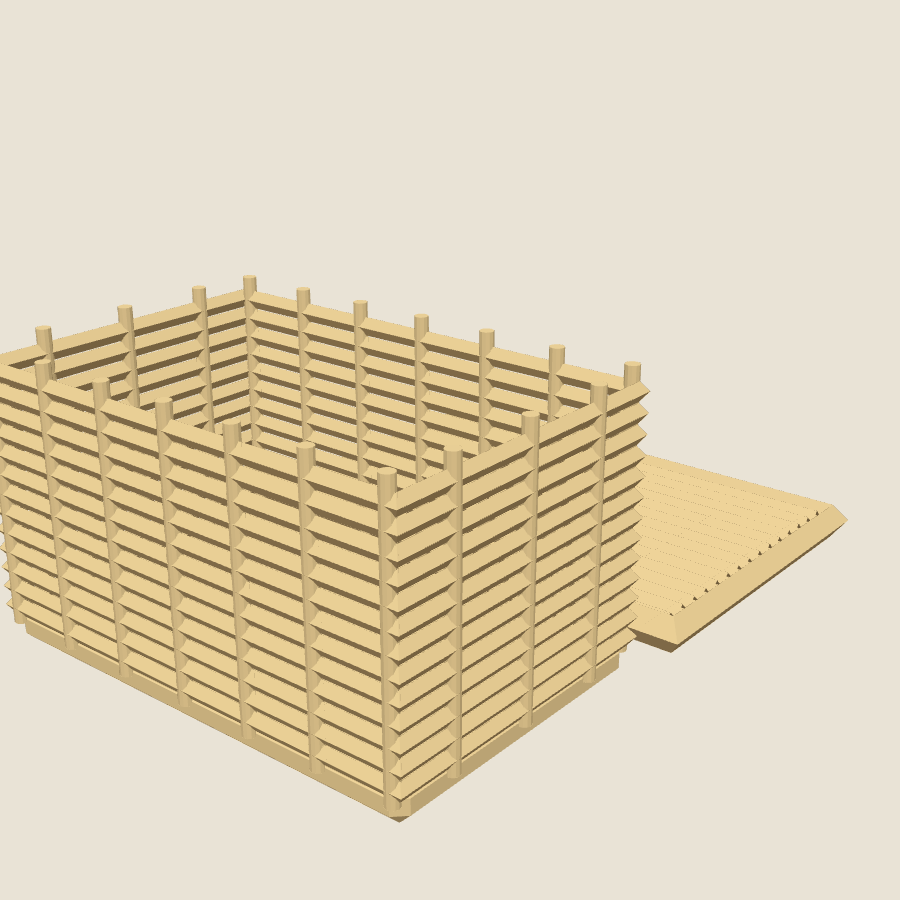
#> input picture tools/model-challenge/current/BA-0023.png, 900 x 900 px, given in place of turnaround.png, which was not available
$ python split.py current
#> lines starting #> are read from the running program, lines starting #| are printed output that depends on the picture; after the words box and inside, x2 and y2 are one past the last pixel; in counts of white or black regions, pixels touching at a corner belong together; pictures that were not available may be replaced by others from this repository, and a replacement may not be noted
"""Split a Midjourney turnaround sheet into its views by finding the objects, not by cutting the sheet into thirds.

usage: python split.py mj/<name>      (reads turnaround.png, writes view_front.png, view_side.png, view_back.png)

Midjourney rarely spaces the views evenly, so fixed thirds cut objects in half and leave slivers of the
neighbours. Here the foreground (pixels on an edge, since the backdrop is a smooth gradient) is projected onto the x axis, the
sheet is cut at the emptiest column near each third (bases and shadows often touch at the ground), and each
part is trimmed to its object. Left to right they become front, side and back (the order the prompt asks for). Each crop keeps the full sheet height plus a margin,
so every view shares the same vertical scale and ground line.
"""
import sys, os
import numpy as np
from PIL import Image
from scipy import ndimage


def split(d, n=3):
#> called with d = 'current', n = 3
    im = Image.open(os.path.join(d, 'turnaround.png')).convert('RGB')
#> im is the input picture: PIL image 900x900 RGB; mean R, G, B 223.5, 211.1, 184.7
    a = np.asarray(im).astype(float) / 255
    g = ndimage.gaussian_filter(a.mean(-1), 1.5)              # the backdrop is a soft gradient, so look for edges
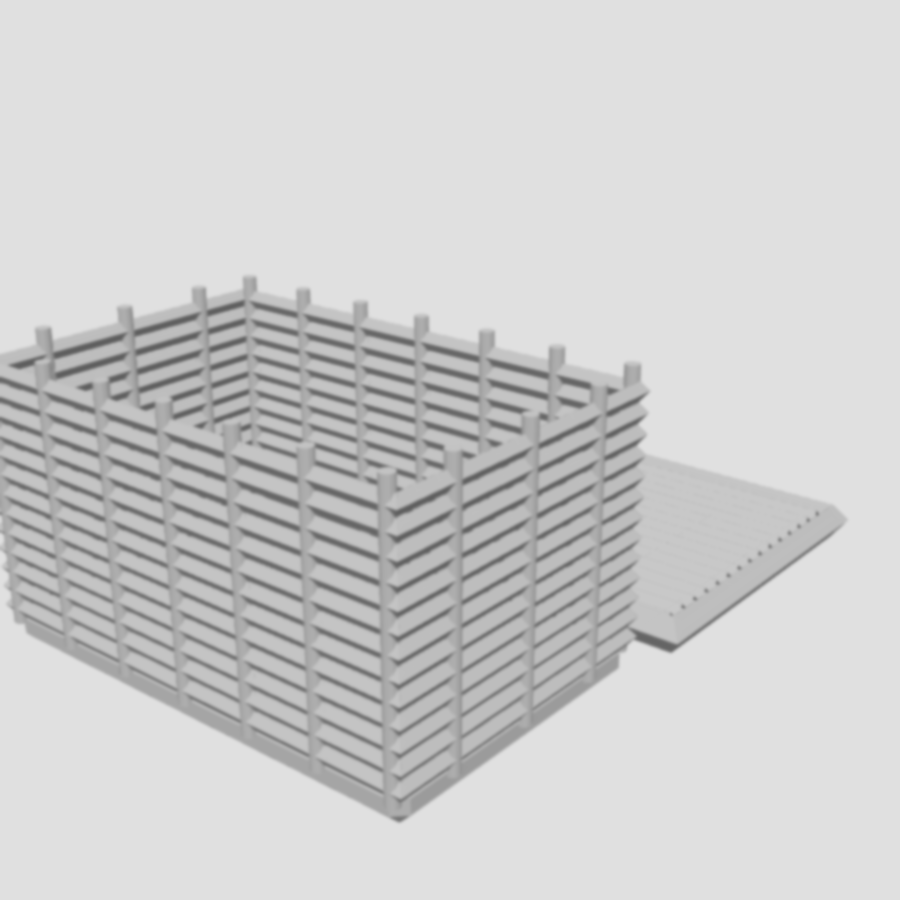
#> g: shape (900, 900) float64; min 0.371, max 0.881, mean 0.81
    e = np.hypot(ndimage.sobel(g, 0), ndimage.sobel(g, 1))    # (texture and outlines), not for a colour difference
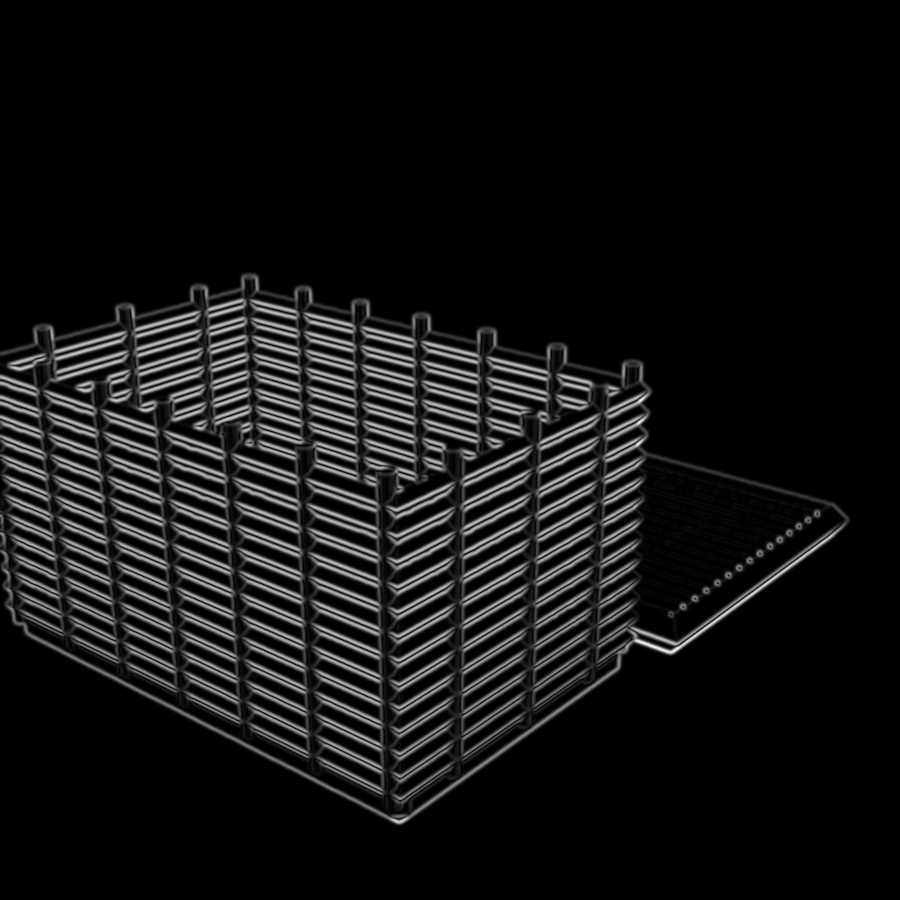
#> e: shape (900, 900) float64; min 0, max 0.957, mean 0.0755
    fg = e > 0.15
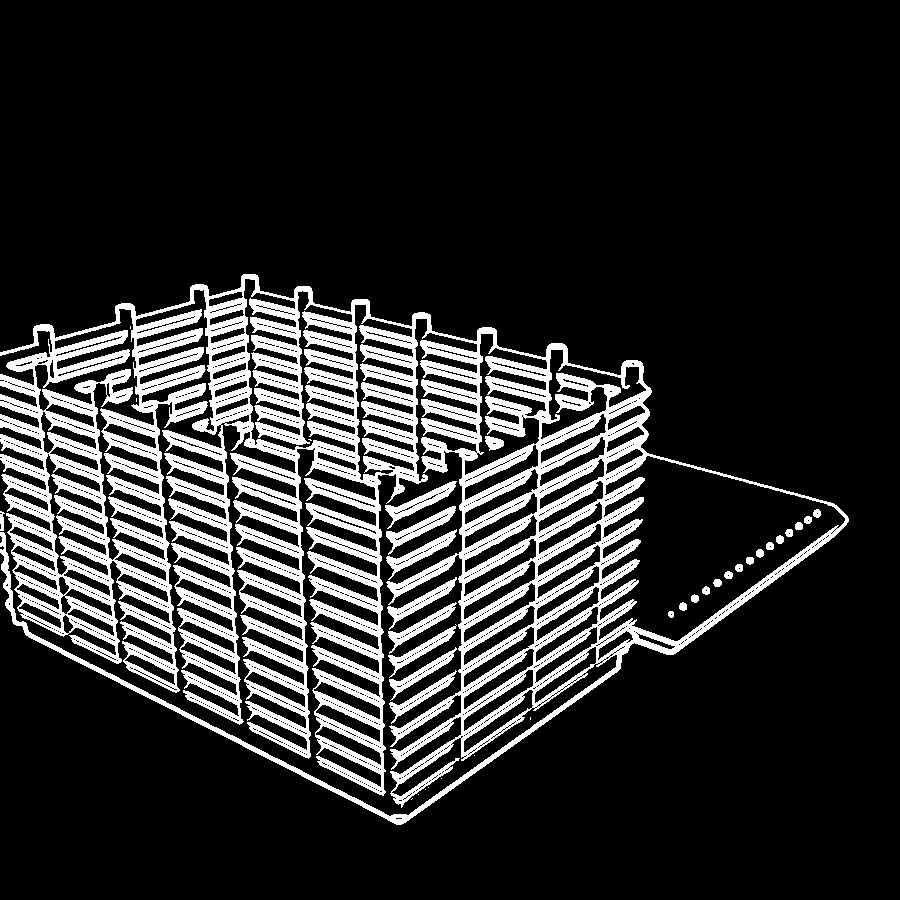
#> fg: shape (900, 900) bool; 16.3% white; 36 white regions (10 under 20 px), largest, box (x1, y1, x2, y2) and area: (0, 274, 849, 825) 125101, (385, 481, 457, 529) 851, (386, 506, 456, 555) 841
    fg[int(fg.shape[0] * 0.90):] = False                     # ignore floor shading at the bottom
#> fg: shape (900, 900) bool; 16.3% white; 37 white regions (10 under 20 px), largest, box (x1, y1, x2, y2) and area: (0, 274, 849, 810) 122308, (0, 532, 378, 810) 2475, (385, 481, 457, 529) 851
    W = a.shape[1]
#> W = 900
    p = ndimage.uniform_filter1d(fg.sum(0).astype(float), max(3, W // 150))
#> p = 900 values, max 302.3 at index 379, min 0 at index 852, mean 146.7
    # views overlap at the ground (shadows, bases), so cut at the emptiest column near each third
    c1 = int(0.2 * W) + int(np.argmin(p[int(0.2 * W):int(0.47 * W)]))
#> c1 = 386
    c2 = int(0.53 * W) + int(np.argmin(p[int(0.53 * W):int(0.8 * W)]))
#> c2 = 689
    names = ['front', 'side', 'back']; runs = []
    for name, (x0, x1) in zip(names, [(0, c1), (c1, c2), (c2, W)]):
        cols = np.where(p[x0:x1] > 0.02 * fg.shape[0])[0]
        lo, hi = (x0 + cols.min(), x0 + cols.max()) if len(cols) else (x0, x1 - 1)
        m = int(0.03 * W); lo, hi = max(x0, lo - m), min(x1, hi + m + 1)
        im.crop((lo, 0, hi, a.shape[0])).save(os.path.join(d, f'view_{name}.png')); runs.append((name, int(lo), int(hi)))
#> this loop made 3 passes
#> (name, x0, x1, lo, hi) on passes 1 to 3: ('front', 0, 386, 0, 386), ('side', 386, 689, 386, 689), ('back', 689, 900, 689, 847)
#> pass 1, in split, `im.crop((lo, 0, hi, a.shape[0])).save(os.path.join(d, f'view_{name}.pn`:
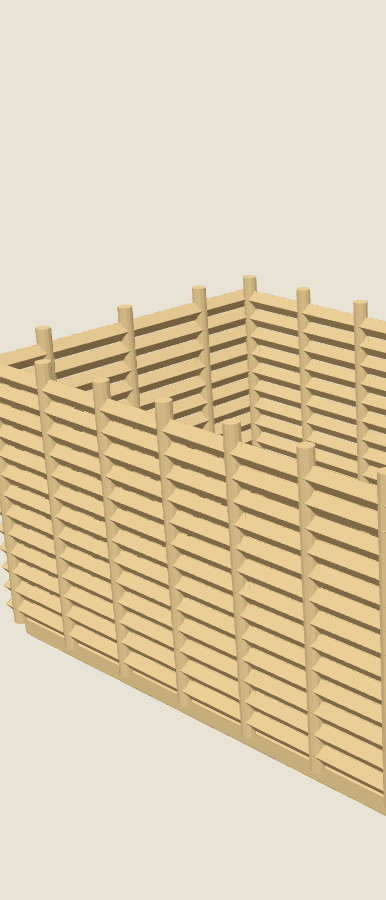
#> saved as view_front.png: PIL image 386x900 RGB; mean R, G, B 219.9, 205.6, 175.5
#> pass 2, in split, `im.crop((lo, 0, hi, a.shape[0])).save(os.path.join(d, f'view_{name}.pn`:
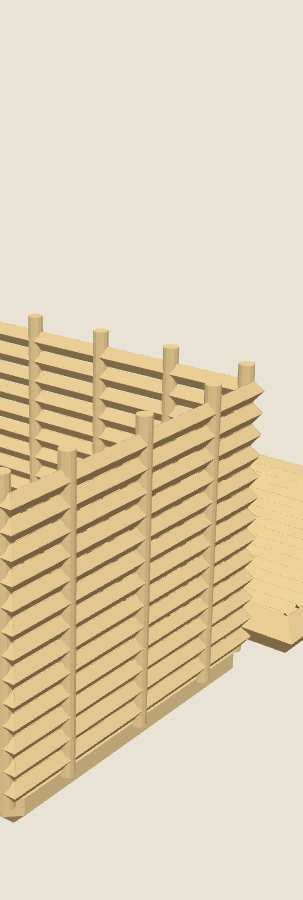
#> saved as view_side.png: PIL image 303x900 RGB; mean R, G, B 221.8, 208.3, 179.9
#> after the loop, runs = [('front', 0, 386), ('side', 386, 689), ('back', 689, 847)]
    return runs


if __name__ == '__main__':
    for d in sys.argv[1:]:
        print(d, split(d))
